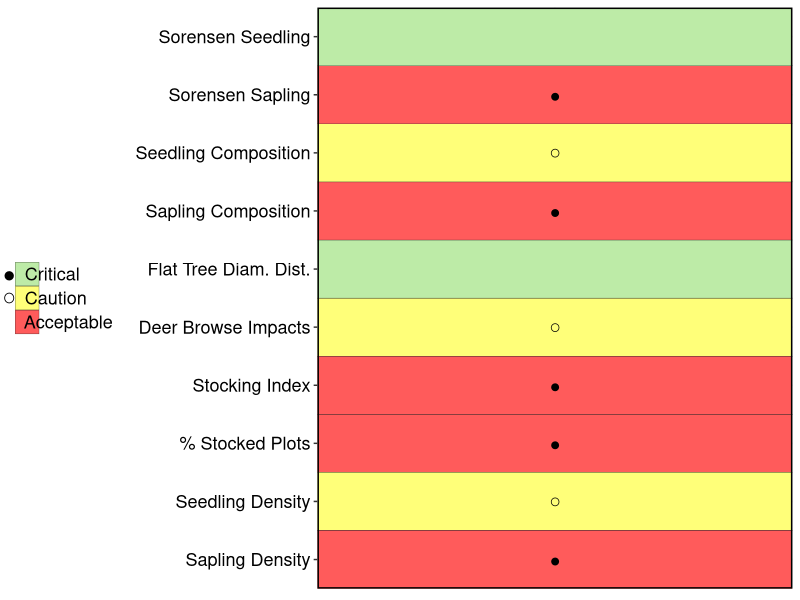
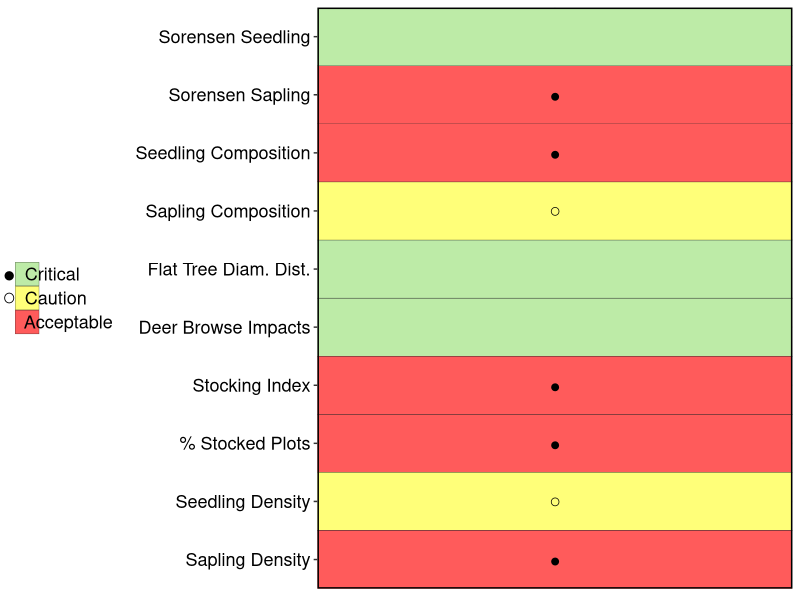
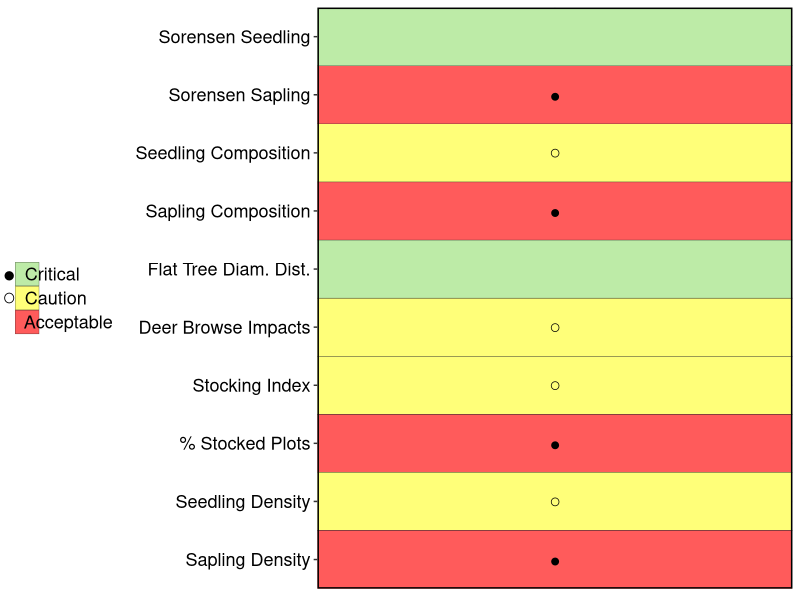
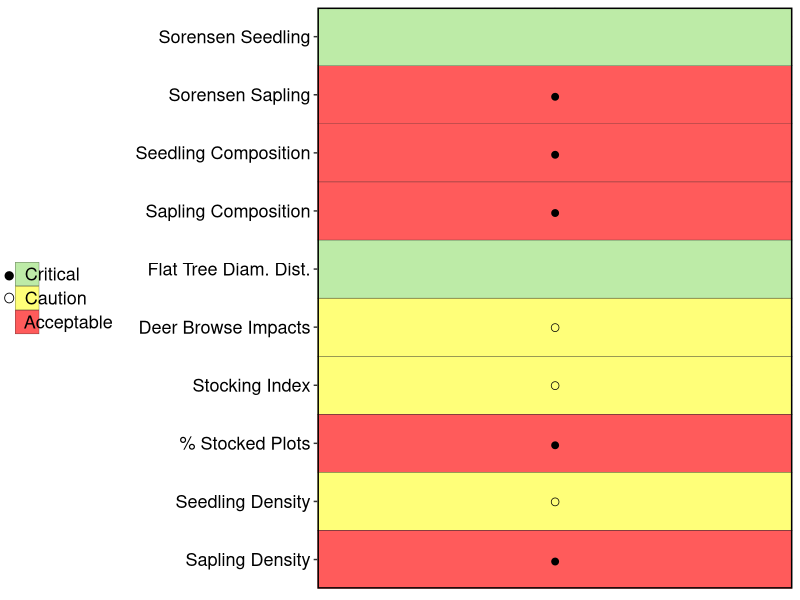
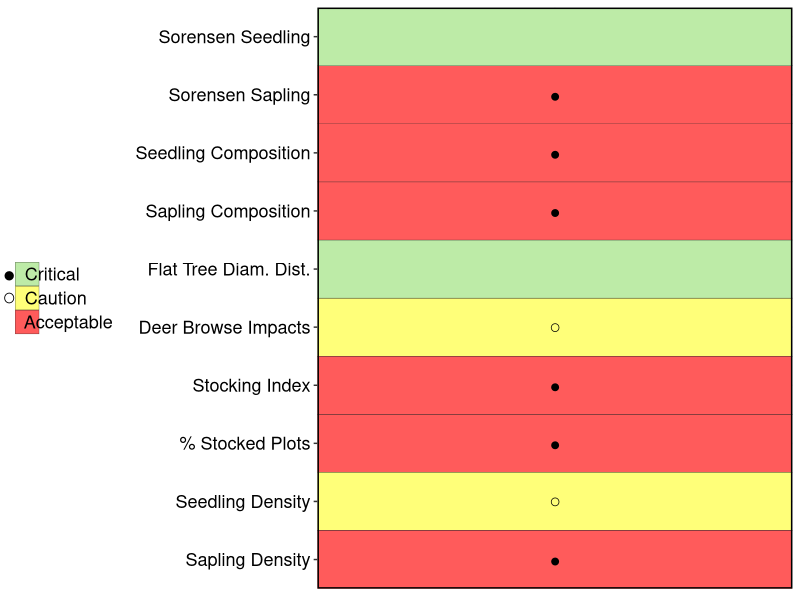
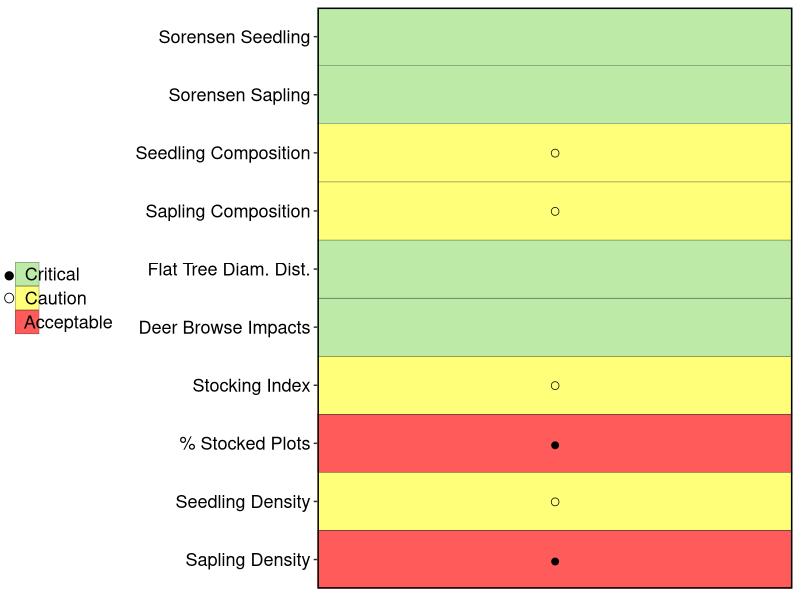
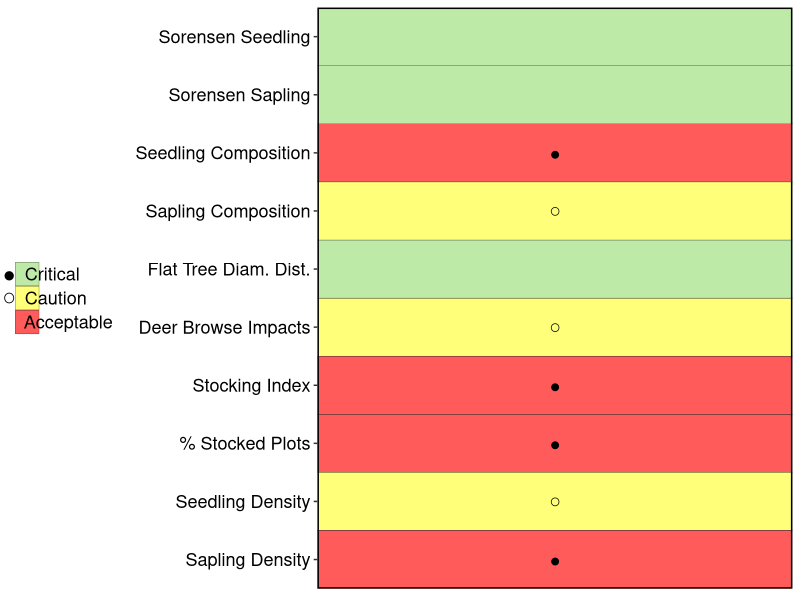
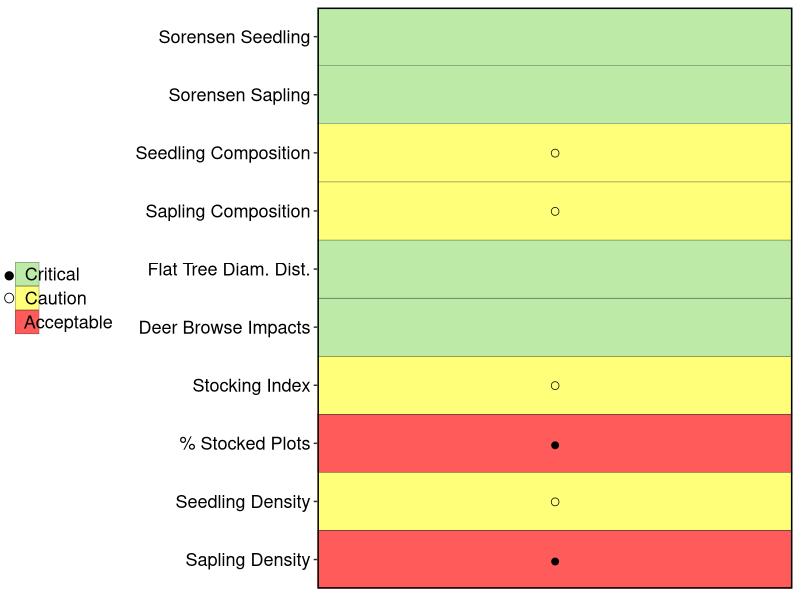

Write the R code that produced these figures, in order.
library(tidyverse)


make_plots <- function(parkcode) {
  
results_final <- read.csv("./results/20220325/final_park_results.csv") %>% 
  filter(metgrp == "Regen. Status") %>% 
  filter(park == paste(parkcode))

results_plot <- 
  ggplot(results_final, aes(x = park_ord, y = factor(label_order, level = c("Sapling Density", 
                                                                            "Seedling Density",
                                                                            "% Stocked Plots",
                                                                            "Stocking Index",
                                                                            "Deer Browse Impacts",
                                                                            "Flat Tree Diam. Dist.",
                                                                            "Sapling Composition",
                                                                            "Seedling Composition",
                                                                            "Sorensen Sapling",
                                                                            "Sorensen Seedling"))))+
  geom_tile(aes(fill = sign), color = 'gray15')+
  geom_text(aes(label = case_when(sign == "critical" ~ "●",
                                  sign == "caution" ~ "○",
                                  TRUE ~ "")))+
  #facet_grid(metgrp ~ park_reggrp, scales = 'free', space = 'free', switch = "y")+
  scale_fill_manual(values = c('critical' = "#FF5B5B", 
                               'caution' = "#FFFF79",
                               'acceptable' = '#BDEBA7'),
                               # "signdec_bad" = "#CD5C5C", 
                               # "signinc_good" = "#7DD66D", #"#228B22",
                               # "signdec_good" = "#6DA6D6", 
                               # "signinc_bad" = "#FF8C00",
                               # "nonsign" = "#E3E3E3", 
                               # "notmod" = "white"),
                    labels = c("●  Critical",
                               "○  Caution",
                               "    Acceptable"),
                               # " -         Sign. Decline (Native)",
                               # "+          Sign. Increase (Native)",
                               # " -         Sign. Decline (Exotic)",
                               # "+          Sign. Increase (Exotic)",
                               # "Not Significant",
                               # "Not Modeled"),
                    name = NULL)+
  scale_y_discrete(expand = c(0,0))+
  scale_x_discrete(expand = c(0,0))+
  theme_bw()+
  theme(axis.text.x = element_blank(),
        axis.ticks.x = element_blank(),
        axis.text.y = element_text(size = 13, color = "black", hjust = 1),
        axis.title = element_blank(),
        panel.border = element_rect(color = "black", size = 1),
        #strip.text.y = element_text(size = 10),
        #strip.text.x = element_text(size = 9.5),
        #strip.placement = 'outside',
        legend.spacing.x = unit(0.5, 'cm'),
        legend.position = 'left',
        legend.title = element_text(size = 10), 
        legend.text = element_text(size = 13, margin = margin(l = -0.9, unit = 'cm')),
        #legend.background = element_rect(color = "#B9B9B9", size = 0.25))+
        legend.background = element_blank())+
  labs(x = NULL, y = NULL)
  #guides(fill = guide_legend(ncol = 4, byrow = T, hjust = 1))

results_plot

#ggsave(paste("results/parkregen_plots/", "test.png"), height = 6, width = 4)
ggsave(paste("results/parkregen_plots/", parkcode, ".png", sep = ""), height = 6, width = 4)

}



park_names <- read.csv("./data/park_names.csv")
parkcode <- park_names$park


map(parkcode, make_plots)
